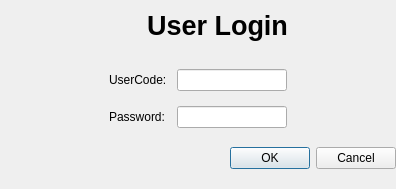
<?xml version="1.0" encoding="UTF-8"?>
<ui version="4.0">
 <class>Dialog</class>
 <widget class="QDialog" name="Dialog">
  <property name="geometry">
   <rect>
    <x>0</x>
    <y>0</y>
    <width>396</width>
    <height>189</height>
   </rect>
  </property>
  <property name="windowTitle">
   <string>UserLogin</string>
  </property>
  <layout class="QVBoxLayout" name="verticalLayout">
   <property name="spacing">
    <number>0</number>
   </property>
   <property name="leftMargin">
    <number>0</number>
   </property>
   <property name="topMargin">
    <number>0</number>
   </property>
   <property name="rightMargin">
    <number>0</number>
   </property>
   <property name="bottomMargin">
    <number>0</number>
   </property>
   <item>
    <widget class="QWidget" name="widget" native="true">
     <property name="styleSheet">
      <string notr="true"/>
     </property>
     <layout class="QHBoxLayout" name="horizontalLayout">
      <item>
       <spacer name="horizontalSpacer_5">
        <property name="orientation">
         <enum>Qt::Horizontal</enum>
        </property>
        <property name="sizeType">
         <enum>QSizePolicy::Expanding</enum>
        </property>
        <property name="sizeHint" stdset="0">
         <size>
          <width>61</width>
          <height>20</height>
         </size>
        </property>
       </spacer>
      </item>
      <item>
       <widget class="QLabel" name="label">
        <property name="minimumSize">
         <size>
          <width>32</width>
          <height>32</height>
         </size>
        </property>
        <property name="maximumSize">
         <size>
          <width>32</width>
          <height>32</height>
         </size>
        </property>
        <property name="sizeIncrement">
         <size>
          <width>64</width>
          <height>64</height>
         </size>
        </property>
        <property name="baseSize">
         <size>
          <width>64</width>
          <height>64</height>
         </size>
        </property>
        <property name="text">
         <string/>
        </property>
        <property name="pixmap">
         <pixmap>../res/Login_64px.net.png</pixmap>
        </property>
        <property name="scaledContents">
         <bool>true</bool>
        </property>
       </widget>
      </item>
      <item>
       <widget class="QLabel" name="label_4">
        <property name="font">
         <font>
          <family>Arial</family>
          <pointsize>20</pointsize>
          <weight>75</weight>
          <bold>true</bold>
          <underline>false</underline>
          <strikeout>false</strikeout>
         </font>
        </property>
        <property name="text">
         <string>User Login</string>
        </property>
        <property name="alignment">
         <set>Qt::AlignCenter</set>
        </property>
       </widget>
      </item>
      <item>
       <spacer name="horizontalSpacer_6">
        <property name="orientation">
         <enum>Qt::Horizontal</enum>
        </property>
        <property name="sizeHint" stdset="0">
         <size>
          <width>40</width>
          <height>20</height>
         </size>
        </property>
       </spacer>
      </item>
     </layout>
    </widget>
   </item>
   <item>
    <spacer name="verticalSpacer">
     <property name="orientation">
      <enum>Qt::Vertical</enum>
     </property>
     <property name="sizeHint" stdset="0">
      <size>
       <width>20</width>
       <height>18</height>
      </size>
     </property>
    </spacer>
   </item>
   <item>
    <layout class="QGridLayout" name="gridLayout">
     <property name="horizontalSpacing">
      <number>10</number>
     </property>
     <property name="verticalSpacing">
      <number>15</number>
     </property>
     <item row="0" column="0">
      <spacer name="horizontalSpacer_3">
       <property name="orientation">
        <enum>Qt::Horizontal</enum>
       </property>
       <property name="sizeHint" stdset="0">
        <size>
         <width>40</width>
         <height>20</height>
        </size>
       </property>
      </spacer>
     </item>
     <item row="0" column="1">
      <widget class="QLabel" name="label_2">
       <property name="text">
        <string>UserCode:</string>
       </property>
      </widget>
     </item>
     <item row="0" column="2">
      <widget class="QLineEdit" name="lineEdit"/>
     </item>
     <item row="0" column="3">
      <spacer name="horizontalSpacer">
       <property name="orientation">
        <enum>Qt::Horizontal</enum>
       </property>
       <property name="sizeHint" stdset="0">
        <size>
         <width>20</width>
         <height>20</height>
        </size>
       </property>
      </spacer>
     </item>
     <item row="1" column="0">
      <spacer name="horizontalSpacer_2">
       <property name="orientation">
        <enum>Qt::Horizontal</enum>
       </property>
       <property name="sizeHint" stdset="0">
        <size>
         <width>40</width>
         <height>20</height>
        </size>
       </property>
      </spacer>
     </item>
     <item row="1" column="1">
      <widget class="QLabel" name="label_3">
       <property name="text">
        <string>Password:</string>
       </property>
      </widget>
     </item>
     <item row="1" column="2">
      <widget class="QLineEdit" name="lineEdit_2">
       <property name="inputMask">
        <string/>
       </property>
       <property name="echoMode">
        <enum>QLineEdit::Password</enum>
       </property>
       <property name="placeholderText">
        <string/>
       </property>
      </widget>
     </item>
     <item row="1" column="3">
      <spacer name="horizontalSpacer_4">
       <property name="orientation">
        <enum>Qt::Horizontal</enum>
       </property>
       <property name="sizeHint" stdset="0">
        <size>
         <width>40</width>
         <height>20</height>
        </size>
       </property>
      </spacer>
     </item>
    </layout>
   </item>
   <item>
    <spacer name="verticalSpacer_2">
     <property name="orientation">
      <enum>Qt::Vertical</enum>
     </property>
     <property name="sizeHint" stdset="0">
      <size>
       <width>20</width>
       <height>17</height>
      </size>
     </property>
    </spacer>
   </item>
   <item>
    <widget class="QDialogButtonBox" name="buttonBox">
     <property name="orientation">
      <enum>Qt::Horizontal</enum>
     </property>
     <property name="standardButtons">
      <set>QDialogButtonBox::Cancel|QDialogButtonBox::Ok</set>
     </property>
    </widget>
   </item>
   <item>
    <spacer name="verticalSpacer_3">
     <property name="orientation">
      <enum>Qt::Vertical</enum>
     </property>
     <property name="sizeType">
      <enum>QSizePolicy::Fixed</enum>
     </property>
     <property name="sizeHint" stdset="0">
      <size>
       <width>20</width>
       <height>20</height>
      </size>
     </property>
    </spacer>
   </item>
  </layout>
 </widget>
 <resources/>
 <connections>
  <connection>
   <sender>buttonBox</sender>
   <signal>accepted()</signal>
   <receiver>Dialog</receiver>
   <slot>accept()</slot>
   <hints>
    <hint type="sourcelabel">
     <x>248</x>
     <y>254</y>
    </hint>
    <hint type="destinationlabel">
     <x>157</x>
     <y>274</y>
    </hint>
   </hints>
  </connection>
  <connection>
   <sender>buttonBox</sender>
   <signal>rejected()</signal>
   <receiver>Dialog</receiver>
   <slot>reject()</slot>
   <hints>
    <hint type="sourcelabel">
     <x>316</x>
     <y>260</y>
    </hint>
    <hint type="destinationlabel">
     <x>286</x>
     <y>274</y>
    </hint>
   </hints>
  </connection>
 </connections>
</ui>
